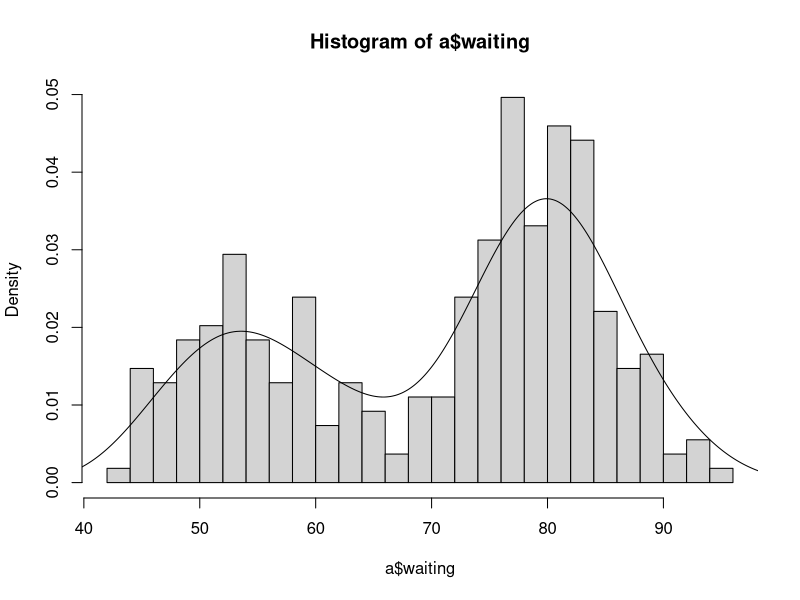
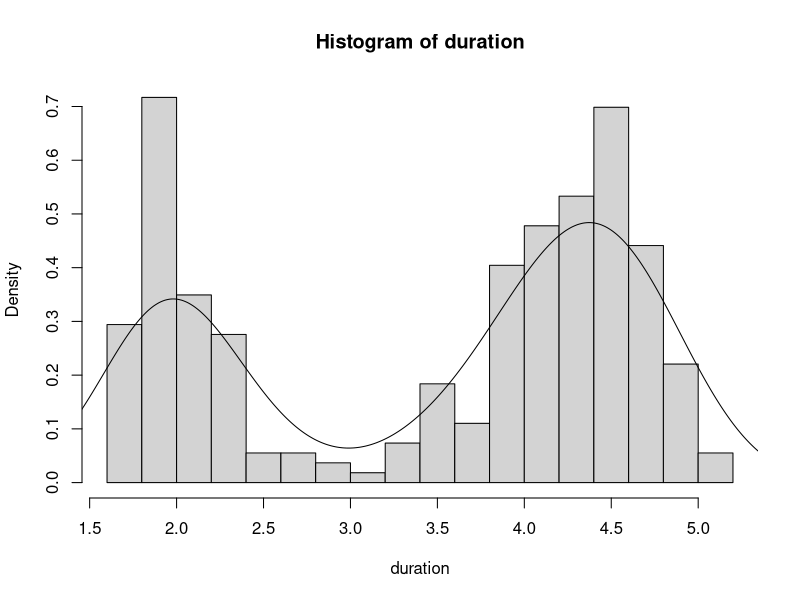
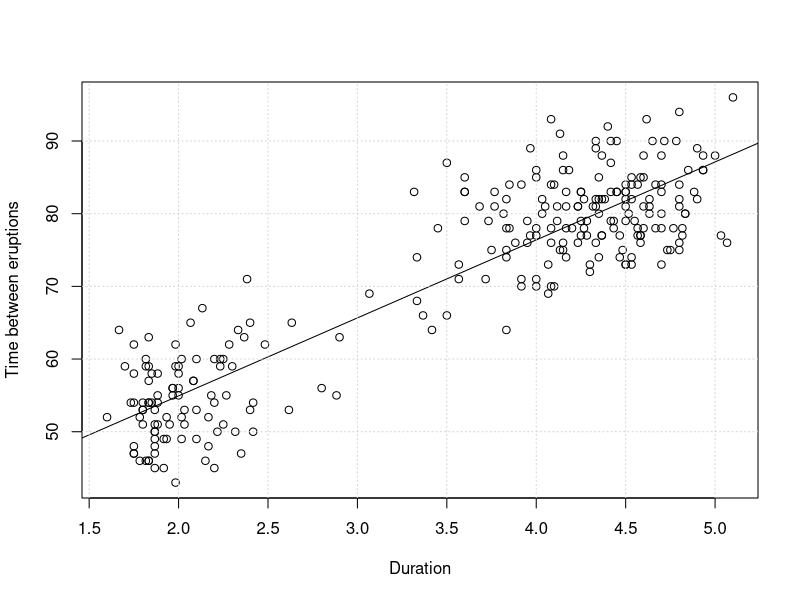

Generate these figures, in order, with R:
# Data taken from http://www.stat.cmu.edu/~larry/all-of-statistics/=data/faithful.dat
# Eruption amount of time erupting, waiting time between eruptions

setwd("c:/users/brian/Desktop")
a<-read.csv("data.csv")
hist(a$waiting,breaks=20,prob=T)
lines(density(a$waiting))
duration<-a$eruption
waiting<-a$waiting

hist(duration,breaks=20,prob=T)
lines(density(duration))

plot(duration,waiting,xlab="Duration",ylab="Time between eruptions")
lm(waiting ~ duration)$coefficients[2]

abline(lm(waiting ~ duration))
grid()